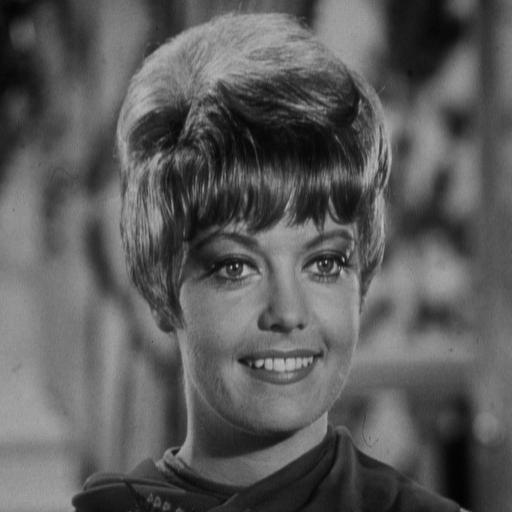
#> input picture data/zelda.bmp, 512 x 512 px
$ python Q1_dct.py
#> lines starting #> are read from the running program, lines starting #| are printed output that depends on the picture; long printed decimals are rounded
# Import functions and libraries
import cv2
import os
import numpy as np
import matplotlib.pyplot as plt
from scipy.fft import dct, idct

# set image file to ../data/00.bmp
# you are free to point to any other image files
IMG_FILE = os.path.join("..", "data", "zelda.bmp")

# read image file, img is a gray scale image
img_gray = cv2.imread(IMG_FILE, cv2.IMREAD_GRAYSCALE)
#> img_gray is the input picture: shape (512, 512); min 0, max 187, mean 91.2
print(f"Reading {IMG_FILE}, img size(width,height): {img_gray.shape}")
#| Reading ../data/zelda.bmp, img size(width,height): (512, 512)


def dct2(a):
    # 2D dct conversion
    # convert image a from spatial domain to frequency domain
    return dct(dct(a.T, norm='ortho').T, norm='ortho')


def idct2(a):
    # 2D idct converstion
    # convert image from freuqency domain back to spatial domain
    return idct(idct(a.T, norm='ortho').T, norm='ortho')
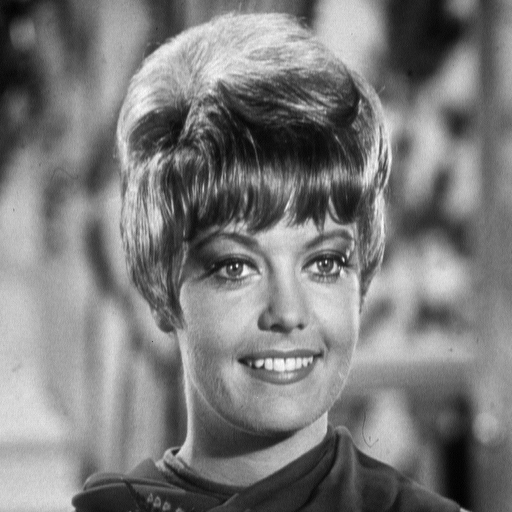
#> returned value: shape (512, 512) float64; min -9.77e-15, max 187, mean 91.2; drawn with min black and max white


# create a variable to hold dct coefficients
imF = dct2(img_gray)
im_reconstructed = idct2(imF)

# plot original and reconstructed images with matplotlib.pylab
plt.gray()
plt.subplot(121)
plt.imshow(img_gray)
plt.title('original image')
plt.subplot(122)
plt.imshow(im_reconstructed)
plt.title('reconstructed image (DCT+IDCT)')
plt.show()
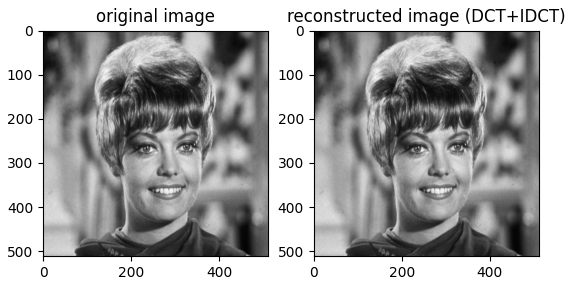
#> figure drawn by matplotlib, 2 panels

#compare the pixel value side by side
h, v = 10, 10
orig_pix = img_gray[h, v]
#> orig_pix = 8
recon_pix = im_reconstructed[h, v]
#> recon_pix = 8
print(f"pos {h},{v} orig:{orig_pix}, reconstructed:{recon_pix}")
#| pos 10,10 orig:8, reconstructed:8.000

# Question 1:
# think about how to do DCT in a 8x8 block level
# here is how to index an element in numpy
# https://numpy.org/doc/stable/user/basics.indexing.html

# Solution:
'''
img_size = img_gray.shape
# for forward 2d DCT on 8x8 block
dct_8x8 = np.zeros(img_size)
for i in np.r_[:img_size[0]:8]:
    for j in np.r_[:img_size[1]:8]:
        # Apply DCT to the image every 8x8 block of it.
        dct_8x8[i:(i+8), j:(j+8)] = dct(img_gray[i:(i+8), j:(j+8)])

# now inverse 2d DCT on 8x8 block
dct_8x8_reconstructed = np.zeros(img_size)
for i in np.r_[:img_size[0]:8]:
    for j in np.r_[:img_size[1]:8]:
        # Apply inverse DCT to the DCT results every 8x8 block of it.
        dct_8x8_reconstructed[i:(i+8), j:(j+8)
                              ] = idct(dct_8x8[i:(i+8), j:(j+8)])
plt.gray()
plt.subplot(131)
plt.imshow(img_gray)
plt.title('original image')
plt.subplot(132)
plt.imshow(dct_8x8_reconstructed)
plt.title('reconstructed image (DCT+IDCT) 8x8 block')
plt.subplot(133)
plt.imshow(im_reconstructed)
plt.title('reconstructed image (DCT+IDCT)')
plt.show()
'''
